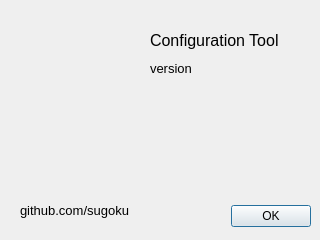
<?xml version="1.0" encoding="UTF-8"?>
<ui version="4.0">
 <class>Dialog</class>
 <widget class="QDialog" name="Dialog">
  <property name="geometry">
   <rect>
    <x>0</x>
    <y>0</y>
    <width>320</width>
    <height>240</height>
   </rect>
  </property>
  <property name="windowTitle">
   <string>Dialog</string>
  </property>
  <widget class="QDialogButtonBox" name="buttonBox">
   <property name="geometry">
    <rect>
     <x>10</x>
     <y>200</y>
     <width>301</width>
     <height>32</height>
    </rect>
   </property>
   <property name="orientation">
    <enum>Qt::Horizontal</enum>
   </property>
   <property name="standardButtons">
    <set>QDialogButtonBox::Ok</set>
   </property>
  </widget>
  <widget class="QLabel" name="label">
   <property name="geometry">
    <rect>
     <x>150</x>
     <y>30</y>
     <width>141</width>
     <height>21</height>
    </rect>
   </property>
   <property name="font">
    <font>
     <pointsize>12</pointsize>
     <weight>50</weight>
     <bold>false</bold>
    </font>
   </property>
   <property name="text">
    <string>Configuration Tool</string>
   </property>
  </widget>
  <widget class="QLabel" name="label_2">
   <property name="geometry">
    <rect>
     <x>150</x>
     <y>60</y>
     <width>111</width>
     <height>16</height>
    </rect>
   </property>
   <property name="font">
    <font>
     <pointsize>10</pointsize>
    </font>
   </property>
   <property name="text">
    <string>version</string>
   </property>
  </widget>
  <widget class="QLabel" name="label_3">
   <property name="geometry">
    <rect>
     <x>20</x>
     <y>200</y>
     <width>121</width>
     <height>21</height>
    </rect>
   </property>
   <property name="font">
    <font>
     <pointsize>10</pointsize>
     <weight>50</weight>
     <bold>false</bold>
    </font>
   </property>
   <property name="text">
    <string>github.com/sugoku</string>
   </property>
  </widget>
  <widget class="QLabel" name="maintitle">
   <property name="geometry">
    <rect>
     <x>20</x>
     <y>30</y>
     <width>121</width>
     <height>121</height>
    </rect>
   </property>
   <property name="font">
    <font>
     <pointsize>36</pointsize>
     <weight>75</weight>
     <bold>true</bold>
     <kerning>true</kerning>
    </font>
   </property>
   <property name="text">
    <string/>
   </property>
   <property name="pixmap">
    <pixmap resource="icon.qrc">:/stepIOIcon/stepiologo256.png</pixmap>
   </property>
   <property name="scaledContents">
    <bool>true</bool>
   </property>
  </widget>
 </widget>
 <resources>
  <include location="icon.qrc"/>
 </resources>
 <connections>
  <connection>
   <sender>buttonBox</sender>
   <signal>accepted()</signal>
   <receiver>Dialog</receiver>
   <slot>accept()</slot>
   <hints>
    <hint type="sourcelabel">
     <x>248</x>
     <y>254</y>
    </hint>
    <hint type="destinationlabel">
     <x>157</x>
     <y>274</y>
    </hint>
   </hints>
  </connection>
  <connection>
   <sender>buttonBox</sender>
   <signal>rejected()</signal>
   <receiver>Dialog</receiver>
   <slot>reject()</slot>
   <hints>
    <hint type="sourcelabel">
     <x>316</x>
     <y>260</y>
    </hint>
    <hint type="destinationlabel">
     <x>286</x>
     <y>274</y>
    </hint>
   </hints>
  </connection>
 </connections>
</ui>
